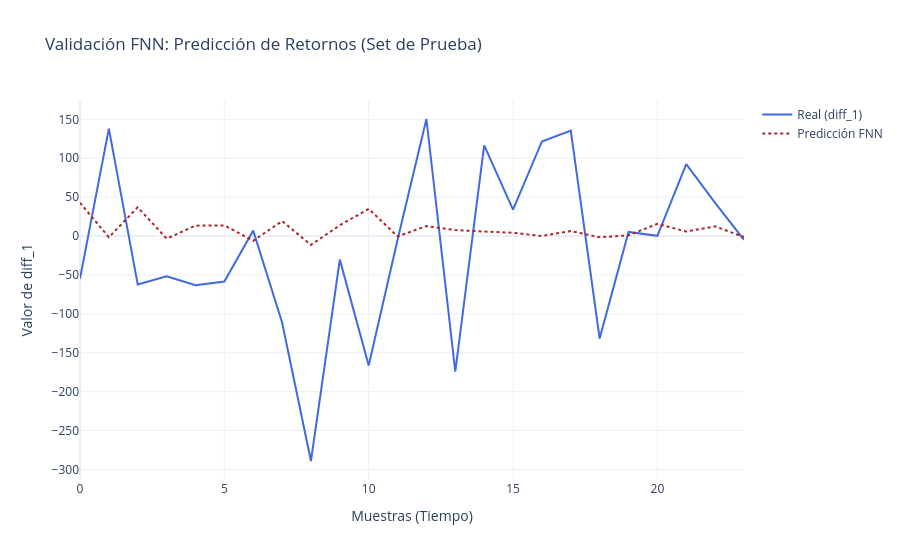

Source (notebook cell):
### Code cell
import plotly.graph_objects as go

fig_fnn = go.Figure()
y_pred = model.predict(X_test)

# Línea de valores reales
fig_fnn.add_trace(go.Scatter(
    y=y_test, 
    mode='lines', 
    name='Real (diff_1)',
    line=dict(color='royalblue', width=2)
))

# Línea de predicción de la red neuronal
fig_fnn.add_trace(go.Scatter(
    y=y_pred.flatten(), 
    mode='lines', 
    name='Predicción FNN',
    line=dict(color='firebrick', width=2, dash='dot')
))

fig_fnn.update_layout(
    title='Validación FNN: Predicción de Retornos (Set de Prueba)',
    xaxis_title='Muestras (Tiempo)',
    yaxis_title='Valor de diff_1',
    hovermode='x unified',
    template='plotly_white'
)

fig_fnn.show()

### Figure 1 — Plotly figure (JSON) as saved in the notebook; plotly's stock layout.template omitted (floating-point values rounded to 4 significant figures)
{"data": [{"line": {"color": "royalblue", "width": 2}, "mode": "lines", "name": "Real (diff_1)", "type": "scatter", "y": [-54.6, 138.2, -62.3, -51.6, -63.3, -58.5, 7.0, -111.1, -289.2, -30.3, -166.3, -4.8, 150.5, -174.3, 116.5, 34.0, 121.6, 135.6, -131.7, 5.3, 0.3003, 92.4, 42.7, -4.8]}, {"line": {"color": "firebrick", "dash": "dot", "width": 2}, "mode": "lines", "name": "Predicción FNN", "type": "scatter", "y": [42.76, -1.603, 37.06, -3.264, 13.38, 13.71, -6.041, 19.27, -11.36, 13.88, 34.98, -0.4773, 12.82, 7.663, 5.828, 4.207, 0.05241, 6.477, -1.594, 0.9442, 15.69, 5.834, 12.48, -1.365]}], "layout": {"hovermode": "x unified", "title": {"text": "Validación FNN: Predicción de Retornos (Set de Prueba)"}, "xaxis": {"title": {"text": "Muestras (Tiempo)"}}, "yaxis": {"title": {"text": "Valor de diff_1"}}}}
